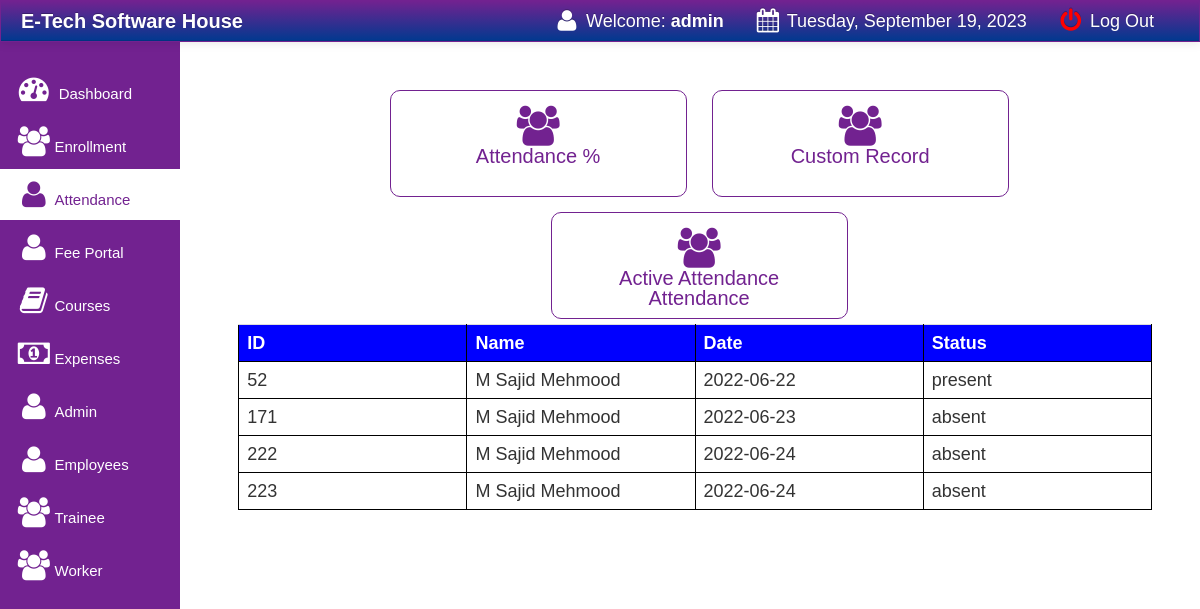
Page /main/show_deactive_attendance.php (signed in) on the committed database.
### tables this page shows
CREATE TABLE `attendance` (
  `id` int(11) NOT NULL,
  `roll_no` varchar(200) NOT NULL,
  `name` varchar(200) NOT NULL,
  `class` varchar(200) NOT NULL,
  `date` varchar(200) NOT NULL,
  `in_time` varchar(200) NOT NULL,
  `out_time` varchar(200) NOT NULL,
  `p_a` varchar(200) NOT NULL,
  `status` varchar(200) NOT NULL
);

### main/show_deactive_attendance.php (the view, shortened to what this page needs)
<!DOCTYPE html>
<html>
<head>
    <link rel="stylesheet" href="style.css">
</head>
<body>
<link href="css/bootstrap.css" rel="stylesheet">
<link rel="stylesheet" type="text/css" href="css/DT_bootstrap.css">
<link rel="stylesheet" href="css/font-awesome.min.css">
<link href="css/bootstrap-responsive.css" rel="stylesheet">
<link href="../style.css" media="screen" rel="stylesheet" type="text/css" />
<link href="src/facebox.css" media="screen" rel="stylesheet" type="text/css" />
<?php
require_once('auth.php');
?>
</head>
<body>
<?php include('navfixed.php');?>
<?php
$position=$_SESSION['SESS_LAST_NAME'];
?>
<?php
if($position=='admin') {
?>
<div class="container-fluid">
      <div class="row-fluid">
    <div class="span2">
          <div class="well sidebar-nav">
              <ul class="nav nav-list">
                        <li><a href="index.php"><i class="icon-dashboard icon-2x"></i> Dashboard </a></li>
                        <li ><a  href="students.php"><i class="icon-group icon-2x"></i>Enrollment</a></li>
                        <li class='active'><a href="Attendance.php"><i class="icon-user icon-2x"></i>Attendance</a></li>
                        <li><a href="fee.php"><i class="icon-user icon-2x"></i>Fee Portal</a></li>
                        <li><a href="course.php"><i class="icon-book icon-2x"></i>Courses</a></li>
                        <li><a href="expenses.php"><i class="icon-money icon-2x"></i>Expenses</a></li>
                        <li><a href="admin.php"><i class="icon-user icon-2x"></i>Admin</a></li>
                        <li><a href="employee.php"><i class="icon-user icon-2x"></i>Employees</a></li>
                        <li><a  href="trainee.php"><i class="icon-group icon-2x"></i>Trainee</a></li>
                        <li ><a  href="worker.php"><i class="icon-group icon-2x"></i>Worker</a></li>
        </ul>
          </div>
        </div>
        <div class="span10">
        	<center>
	<div class="container-fluid my-10" style="display: flex;justify-content: space-between;" >
			<form method="post" action="attend_de_show_record.php" id="mainmain">
                <button style='border:none; padding: 0; background:white;'  name="a_p" type='submit'><a ><i class="icon-group icon-2x"></i><br>Attendance %</a>  </button>
                <button style='border:none; background:white;'  name="c_r" type='submit'><a ><i class="icon-group icon-2x"></i><br>Custom Record</a>  </button>
                 <button style='border:none; background:white;'><a href="Attendance.php"><i class="icon-group icon-2x"></i><br>Active Attendance Attendance</a></button>
			</form>
	</div></center>
	<div class="container-fluid" style="width:95%;">
							<table class="table">
							<tr style="background: blue; color: white;">
								<th class="td s_id" ><b>ID</b></th>
								<th class="td " ><b>Name</b></th>
								<th class="td " ><b>Date</b></th>
								<th class="td " ><b>Status</b></th>
							</tr>
                    <?php
                        $query = "select * from attendance where status = 'deactive' ";
                        $query_run = mysqli_query($connection,$query);
                        while ($row = mysqli_fetch_assoc($query_run))
                        {
                    ?>
                                    <tr>
                                        <td class="td" ><?php echo $row['id']?></td>
                                        <td class="td" style=''><?php echo $row['name']?></td>
                                        <td class="td" style=''><?php echo $row['date']?></td>
                                        <td class="td" style=''><?php echo $row['p_a'];?></td>
                                    </tr>
                             <?php }}?>
                           </table>
	</div>
</body>
</html>

### main/navfixed.php (shortened to what this page needs)
<div class="navbar navbar-inverse navbar-fixed-top">
     <div class="navbar-inner">
       <div class="container-fluid">
         <a class="brand" href="#"><b>E-Tech Software House </b></a>
         <div class="nav-collapse collapse">
           <ul class="nav pull-right">
             <li><a><i class="icon-user icon-large"></i> Welcome:<strong> <?php echo $_SESSION['SESS_FIRST_NAME'];?></strong></a></li>
		 <li><a> <i class="icon-calendar icon-large"></i>
							<?php
							$Today = date('y:m:d');
							$new = date('l, F d, Y', strtotime($Today));
							echo $new;
							?>
			</a></li>
             <li><a href="../index.php"><font color="red"><i class="icon-off icon-large"></i></font> Log Out</a></li>
           </ul>
         </div>
       </div>
     </div>
   </div>

### main/style.css (style rules this page uses)
* { outline: none; padding:0; margin:0; outline:none; font-family:Verdana, Geneva, Tahoma, sans-serif; }
a { text-decoration:none; color:blue; }
.td { border: 1px solid black; text-align: center; width: 119px; max-height:200px; height:auto; }

### style.css (style rules this page uses)
button a, a:hover { color:#fff; text-decoration:none; }
#mainmain { margin: 50px auto; text-align: center; width: 980px; }
#mainmain a { text-decoration: none; padding-top:15px; padding-bottom:5px; padding-left:15px; padding-right:15px; border-radius:10px; margin:10px; border:1px solid #722290; background: #fff; color: #722290; font-size:20px; display: inline-block; width: 265px; height: 85px; text-align: center; margin-bottom: 5px; }

### main/show_deactive_attendance.php (style rules this page uses)
.sidebar-nav { padding: 9px 0; width: 15%; height:100%; }
form { margin:0 !important; }

### rows in the picture
attendance: id "52", name "M Sajid Mehmood", date "2022-06-22", p_a "present"
attendance: id "171", name "M Sajid Mehmood", date "2022-06-23", p_a "absent"
attendance: id "222", name "M Sajid Mehmood", date "2022-06-24", p_a "absent"
attendance: id "223", name "M Sajid Mehmood", date "2022-06-24", p_a "absent"

### other values in the picture
$_SESSION['SESS_FIRST_NAME'] "admin"
